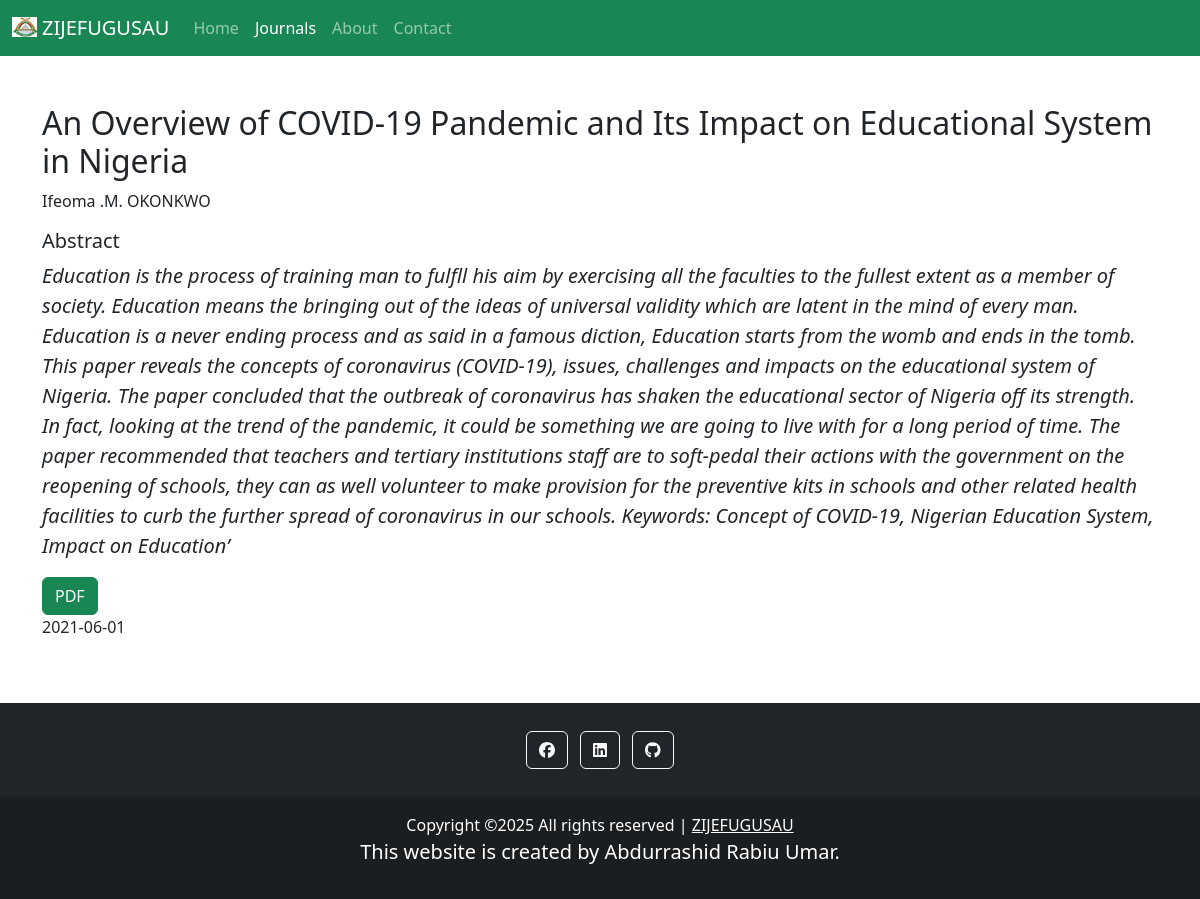
Page /read_article17.php on the committed database.
### tables this page shows
CREATE TABLE `articles` (
  `id` int(11) NOT NULL,
  `journals_id` int(11) NOT NULL,
  `author_name` varchar(300) NOT NULL,
  `article_name` varchar(300) NOT NULL,
  `abstract` text NOT NULL,
  `visible` tinyint(1) NOT NULL,
  `date` date NOT NULL,
  `pdf` varchar(300) NOT NULL
);

### read_article17.php (the view, shortened to what this page needs)
<?php
    require 'includes/connection.php';
?>
<!DOCTYPE html>
<html>
<head>
    <link rel='stylesheet' type='text/css' media='screen' href='css/styles.css'>
    <link rel='stylesheet' type='text/css' media='screen' href='css/bootstrap.css'>
    <link rel='stylesheet' type='text/css' media='screen' href='css/bootstrap.min.css'>
    <link rel='stylesheet' type='text/css' media='screen' href='fontawesome-free-6.2.0-web/css/all.css'>
    <link rel='stylesheet' type='text/css' media='screen' href='fontawesome-free-6.2.0-web/css/all.min.css'>
</head>
<body>
    <nav class="navbar navbar-dark bg-success navbar-expand-sm">
        <div class="container-fluid">
        <a class="navbar-brand" href="https://www.zijefugusau.com.ng"><img src="img/favicon.ico" alt=""style="height: 20px; width: 25px; margin-bottom: 5px; margin-right: 5px;">ZIJEFUGUSAU</a>
            <div class="collapse navbar-collapse" id="navbarNav">
                <ul class="navbar-nav">
                    <li class="nav-item">
                        <a class="nav-link" aria-current="page" href="index.php">Home</a>
                    </li>
                    <li class="nav-item">
                        <a class="nav-link active" aria-current="page" href="journals.php">Journals</a>
                    </li>
                    <li class="nav-item">
                        <a class="nav-link" aria-current="page" href="about.php">About</a>
                    </li>
                    <li class="nav-item">
                        <a class="nav-link" aria-current="page" href="contact.php">Contact</a>
                    </li>
                </ul>
            </div>
        </div>
    </nav>
    <div class="container mt-5 mb-5">
        <?php
            $query = "SELECT * FROM articles WHERE id = 17";
            $result = mysqli_query($conn, $query);
            while ($row = mysqli_fetch_assoc($result)){
                echo "<div class='row'>";
                    echo "<div class='col'>";
                        echo "<h2>{$row['article_name']}</h2>";
                        echo "<p>{$row['author_name']}</p>";
                        echo "<p class='h5'>Abstract</p>";
                        echo "<p class='lead fst-italic'>{$row['abstract']}</p>";
                        echo "<a href='pdf/{$row['pdf']}' class='btn btn-success'>PDF</a>";
                        echo "<p>{$row['date']}</p>";
                    echo "</div>";
                echo "</div>";
            }
        ?>
    </div>
    <footer class="bg-dark text-center text-white">
        <div class="container p-4 pb-0">
            <section class="mb-4">
            <a class="btn btn-outline-light btn-floating m-1" href="https://web.facebook.com/abdurrashid.rabiuumar.94" role="button">
                <i class="fab fa-facebook"></i>
            </a>
            <a class="btn btn-outline-light btn-floating m-1" href="https://www.linkedin.com/in/abdurrashid-rabiu-886220208/" role="button">
                <i class="fab fa-linkedin"></i>
            </a>
            <a class="btn btn-outline-light btn-floating m-1" href="https://github.com/Abdurrashid-Rabiu" role="button">
                <i class="fab fa-github"></i>
            </a>
            </section>
        </div>
        <div class="text-center p-3" style="background-color: rgba(0, 0, 0, 0.2);">
            Copyright &copy;<script>document.write(new Date().getFullYear());</script> All rights reserved | <a class="text-white" href="https://www.zijefugusau.com.ng">ZIJEFUGUSAU</a>
            <p class="lead">This website is created by Abdurrashid Rabiu Umar.</p>
        </div>
    </footer>
</body>
</html>

### css/styles.css (style rules this page uses)
img { height: 300px; width: 300px; }

### rows in the picture
articles: article_name "An Overview of COVID-19 Pandemic and Its Impact on Educational System in Nigeria", author_name "Ifeoma .M. OKONKWO", abstract "Education is the process of training man to fulfll his aim by exercising all the faculties to the fullest extent as a member of society. Education means the bringing out of the ideas of universal validity which are latent in the mind of every man. Education is a never ending process and as said in a famous diction, Education starts from the womb and ends in the tomb. This paper reveals the concepts of coronavirus (COVID-19), issues, challenges and impacts on the educational system of Nigeria. The paper concluded that the outbreak of coronavirus has shaken the educational sector of Nigeria off its strength. In fact, looking at the trend of the pandemic, it could be something we are going to…", date "2021-06-01"
